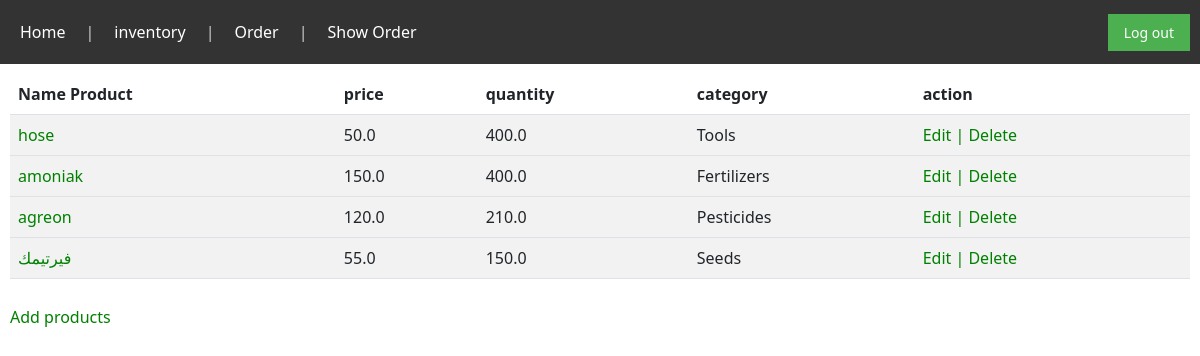
Screenshot of /inventory (signed in) with the database file from the repository.
### imsapp/models.py (models this page shows)
class Product(models.Model):
    name=models.TextField()
    price=models.FloatField()
    quantity=models.FloatField()
    description=models.TextField()
    categoies=models.ManyToManyField(Catogrey,related_name='products')
    created_at = models.DateTimeField(auto_now_add=True)
    updated_at = models.DateTimeField(auto_now=True)
    objects=ProductManager()

class Catogrey(models.Model):
    type=models.CharField(max_length=55)
    created_at = models.DateTimeField(auto_now_add=True)
    updated_at = models.DateTimeField(auto_now=True)

### imsapp/views.py (the view)
# urls.py: path('inventory',views.show_inventory),
def show_inventory(request):
    if 'user' not in request.session:
        return redirect('/log_out')
    data={
        'userid':User.objects.get(id=request.session['user']),
        'product':Product.objects.all(),
    }
    return render(request,'inventory.html',data)

### imsapp/templates/inventory.html (shortened to what this page needs)
<!DOCTYPE html>
<html lang="en">
<head>
    {% load static %}
    <link rel="stylesheet" href="{% static 'inventory.css' %}">
    <link rel="stylesheet" href="https://cdnjs.cloudflare.com/ajax/libs/twitter-bootstrap/5.2.0/css/bootstrap.min.css">
    <link rel="stylesheet" href="https://cdn.datatables.net/1.13.4/css/dataTables.bootstrap5.min.css">
</head>
<body>
    <div class="nav-bar">
        <div class="nav-bar1" >
                <a href="/home"> Home </a>
                <p>|</p>
                <a href="/inventory"> inventory </a>
                <p>|</p>
                <a href="/order/{{userid.id}}"> Order </a>
                <p>|</p>
                <a href="/show_list_order">Show Order </a>
        </div>
        <div class="nav-bar2">
            <form action="/log_out" method="post">
                <input type="submit" value="Log out">
            </form>
        </div>
    </div>
    <div style="padding: 10px;">
        <table id="example" class="table table-striped" style="width:100%">
            <thead>
                <tr>
                    <th>Name Product</th>
                    <th>price</th>
                    <th>quantity</th>
                    <th>category</th>
                    <th>action</th>
                </tr>
            </thead>
            {%for i in product%}
            <tbody>
                <tr>
                    <td><a href="/information/{{i.id}}" class="a">{{i.name}}</a></td>
                    <td>{{i.price}}</td>
                    <td>{{i.quantity}}</td>
                    <td>
                    {%for j in i.categoies.all %}
                    {{j.type}}</td>
                    {%endfor%}
                    <td><a href="/edit/{{i.id}}" class="a">Edit </a><a href="/delete/{{i.id}}" class="a"> | Delete</a></td>
                </tr>
            </tbody>
            {%endfor%}
            </table>
    </div>
    <div >
        <a href="/go_to_add_products" class="a" style="padding: 10px;"> Add products</a>
    </div>
</body>
</html>

### imsapp/static/inventory.css (style rules this page uses)
.nav-bar { display: flex; justify-content: space-between; align-items: center; background-color: #333; color: #fff; padding: 10px; }
.nav-bar1 { display: flex; align-items: center; }
.nav-bar1 a { color: #fff; text-decoration: none; padding: 10px; }
.nav-bar1 p { color: #ccc; margin: 0 10px; }
.nav-bar2 form { margin: 0; }
.nav-bar2 input[type="submit"] { background-color: #4CAF50; border: none; color: white; padding: 8px 16px; text-align: center; text-decoration: none; display: inline-block; font-size: 14px; margin: 0; cursor: pointer; }
.a { color: green; text-decoration: none; }

### rows the page displays
Product: name "hose", price "50.0", quantity "400.0"
Catogrey: type "Tools"
Product: name "amoniak", price "150.0", quantity "400.0"
Catogrey: type "Fertilizers"
Product: name "agreon", price "120.0", quantity "210.0"
Catogrey: type "Pesticides"
Product: name "فيرتيمك", price "55.0", quantity "150.0"
Catogrey: type "Seeds"
